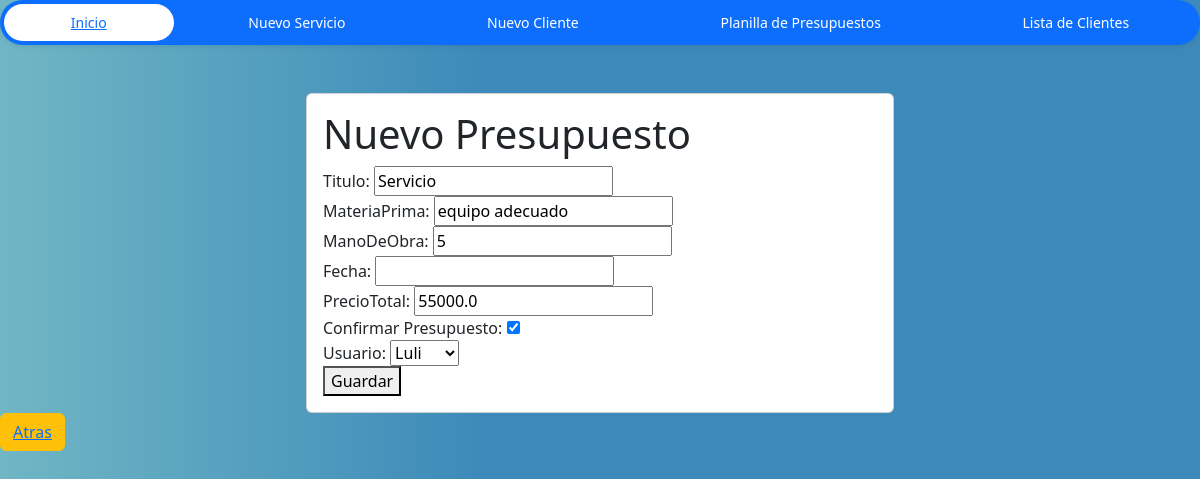
/updatePres/19/, run on the app's committed database.
### appVentas/models.py (models this page shows, shortened)
class Presupuesto(models.Model):
       titulo = models.CharField(max_length=50 )
       materiaPrima = models.CharField(max_length= 50)
       manoDeObra = models.IntegerField()
       fecha = models.DateTimeField(blank=True, null=True, default=timezone.now)
       precio = models.FloatField(verbose_name='PrecioTotal')
       estado=models.BooleanField(default=False, verbose_name='Confirmar Presupuesto')
       usuario= models.ForeignKey(Cliente, on_delete=models.CASCADE, null=True)

### appVentas/views.py (the view)
# urls.py: path('updatePres/<int:id>/', views.updatePres, name="updatePres"),
def updatePres(request,id):
    presupuesto= get_object_or_404(Presupuesto, id= id)
    if request.method == "POST":
        form = PresupuestoForm(request.POST, instance=presupuesto)
        if form.is_valid():
            form.save()
            return redirect('listaPres')
        else:
           print("error")
    else:
        form= PresupuestoForm(instance=presupuesto)
        return render(request,
              'create_pres.html', {'form':form})

### appVentas/forms.py
class PresupuestoForm(ModelForm):
    class Meta:
        model = Presupuesto
        fields = ['titulo','materiaPrima', 'manoDeObra', 'fecha', 'precio','estado','usuario']

### appVentas/models.py (called while the page is built)
     def __str__(self):
          return self.nombre

### appVentas/Templates/create_pres.html (shortened to what this page needs)
{% load static %}
<!DOCTYPE html>
<html lang="en">
<head>
    <link href="https://cdn.jsdelivr.net/npm/bootstrap@5.3.2/dist/css/bootstrap.min.css" rel="stylesheet"
 />
    <link rel="stylesheet" type="text/css" href="{% static 'css/home.css' %}">
</head>
<body>
    <ul class="nav nav-pills nav-fill gap-2 p-1 small bg-primary rounded-5 shadow-sm" id="pillNav2" role="tablist"
        style="--bs-nav-link-color: var(--bs-white); --bs-nav-pills-link-active-color: var(--bs-primary); --bs-nav-pills-link-active-bg: var(--bs-white);">
        <li class="nav-item" role="presentation"><a href="{% url 'home' %}">
                <button class="nav-link active rounded-5" id="home-tab2" data-bs-toggle="tab" type="button" role="tab"
                    aria-selected="true">Inicio</button></a>
        </li>
        <li class="nav-item" role="presentation"><a href="{% url 'create_pres' %}">
                <button class="nav-link  rounded-5" id="home-tab2" data-bs-toggle="tab" type="button" role="tab"
                    aria-selected="true">Nuevo Servicio</button></a>
        </li>
        <li class="nav-item" role="presentation"><a href="{% url 'create_cli' %}">
                <button class="nav-link rounded-5" id="profile-tab2" data-bs-toggle="tab" type="button"
                    role="tab" aria-selected="false">Nuevo Cliente</button></a>
        </li>
        <li class="nav-item" role="presentation"><a href="{% url 'listaPres' %}">
                <button class="nav-link  rounded-5" id="contact-tab2" data-bs-toggle="tab" type="button"
                    role="tab" aria-selected="false">Planilla de Presupuestos</button></a>
        </li>
        <li class="nav-item" role="presentation"><a href="{% url 'clientes' %}">
                <button class="nav-link  rounded-5" id="contact-tab2" data-bs-toggle="tab" type="button"
                    role="tab" aria-selected="false">Lista de Clientes</button></a>
        </li>
    </ul>
    <br>
    <br>
    <div class="row">
        <div class="col-12 col-md-6 offset-md-3">
            <div class="card">
                <div class="card-body">
                    <h1>Nuevo Presupuesto</h1>
                    <form action="" method="post">
                        {{ form }}
                        <button type="submit">Guardar</button>
                    </form>
                </div>
            </div>
        </div>
    </div>
    <button type="button" class="btn btn-warning">
        <a href="{% url 'home' %}">Atras</a></button>
</body>
</html>

### Ventas/static/css/home.css (style rules this page uses)
body { background-image: linear-gradient(to right, rgb(112, 182, 196), rgb(61, 138, 186)40%); }

### data on the page
Presupuesto: titulo "Servicio", materiaPrima "equipo adecuado", manoDeObra "5", precio "55000.0", estado "☑", usuario "Luli"
